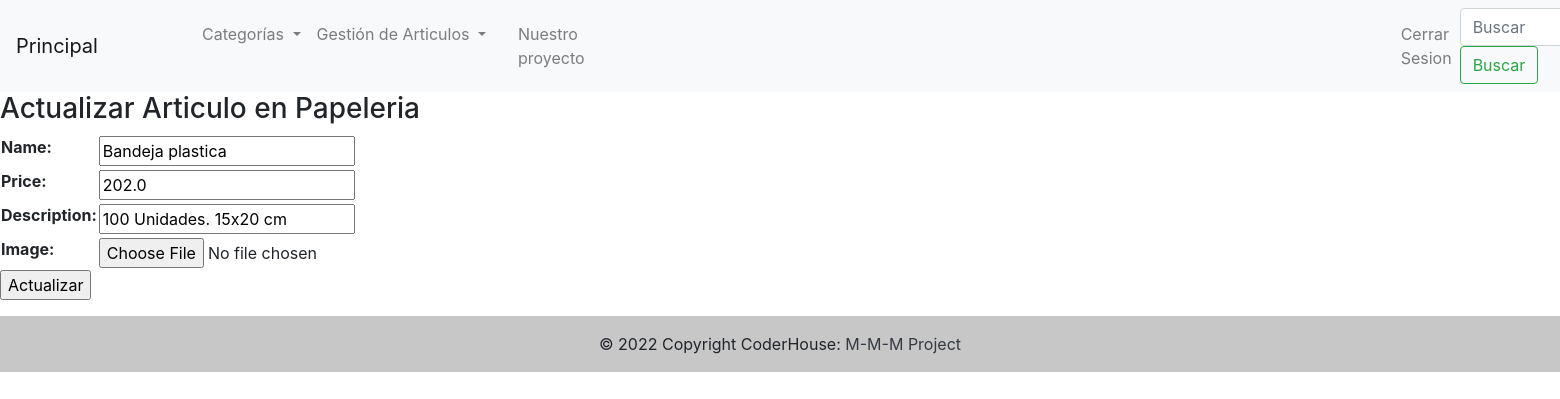
The app's page /actualizar-papeleria/1/ (signed in) with its own data.
### articles/models.py (models this page shows, shortened)
class Papeleria(models.Model):
    name =models.CharField(max_length=40)
    price =models.FloatField()
    description=models.CharField(max_length= 80)
    active =models.BooleanField(default=True)
    image = models.ImageField(upload_to = 'articles/', null=True, blank =True)

### articles/views.py (the view)
# urls.py: path('actualizar-papeleria/<int:pk>/',update_papeleria, name='update_papeleria'),
@login_required
def update_papeleria(request,pk):
    if request.user.is_superuser:
        if request.method == 'POST':
            form = Formulario_articulo(request.POST)
            if form.is_valid():
                papeleria= Papeleria.objects.get(id=pk)
                papeleria.name=form.cleaned_data['name']
                papeleria.price=form.cleaned_data['price']
                papeleria.description = form.cleaned_data['description']
                papeleria.save()
                return redirect(list_papeleria)
        elif request.method == 'GET':
            papeleria = Papeleria.objects.get(id=pk)
            form = Formulario_articulo(initial ={
                    'name':papeleria.name,
                    'price':papeleria.price,
                    'description':papeleria.description})
            context ={'form' : form}
            return render (request, 'papelerias/update_papelerias.html',context=context)
    else:
        return HttpResponse("No tiene permisos para realizar esta acción")

### articles/forms.py
class Formulario_articulo(forms.Form):
    name = forms.CharField(max_length=40)
    price= forms.FloatField()
    description=forms.CharField(max_length=80)
    image = forms.ImageField(required = False)

### templates/papelerias/update_papelerias.html (shortened to what this page needs)
<!DOCTYPE html>
<html lang="en">
<head>
</head>
<body>
    {% extends 'base.html' %}
    {% block contenido_dinamico %}
    <h3>Actualizar Articulo en Papeleria</h3>
    <form action="" method="POST">
        <table>
            {{form.as_table}}
        </table>
        <p><input type="submit" value="Actualizar"> </p>
    </form>
    {% endblock %}

### records on screen
Papeleria: name "Bandeja plastica", price "202.0", description "100 Unidades. 15x20 cm"
